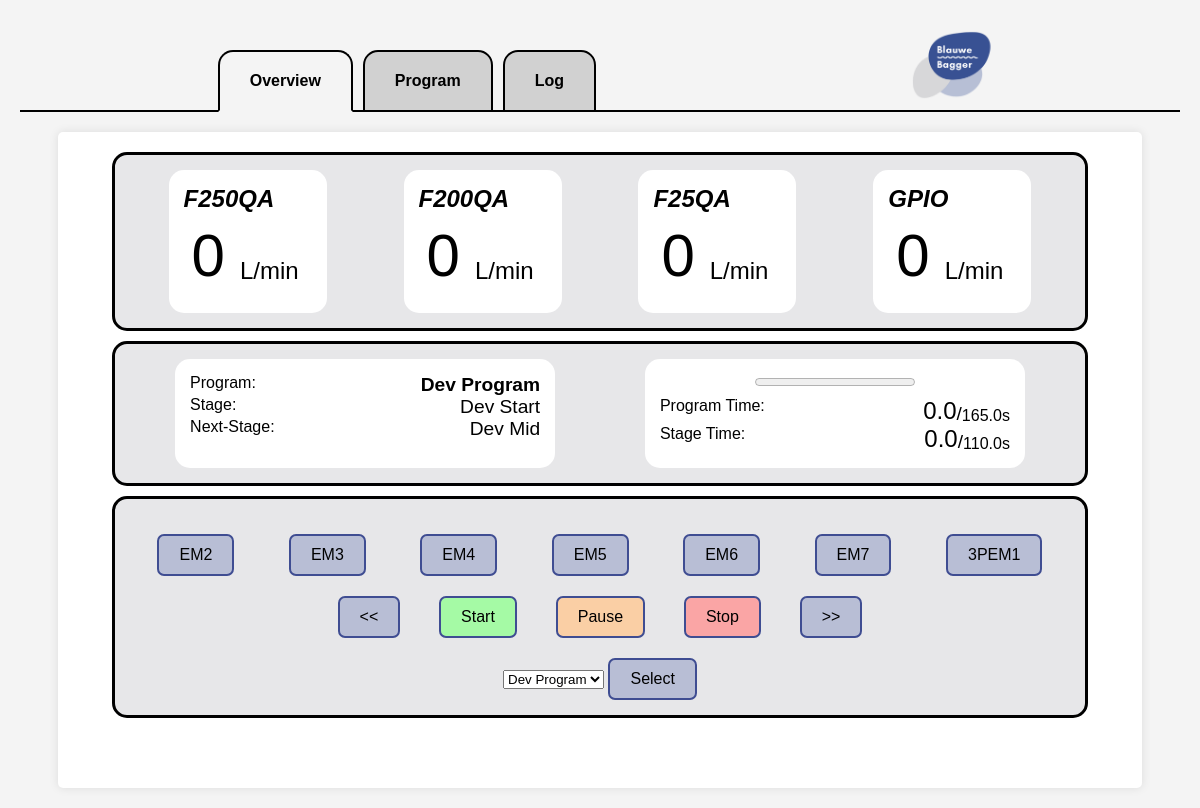
Before: / with the older database file.
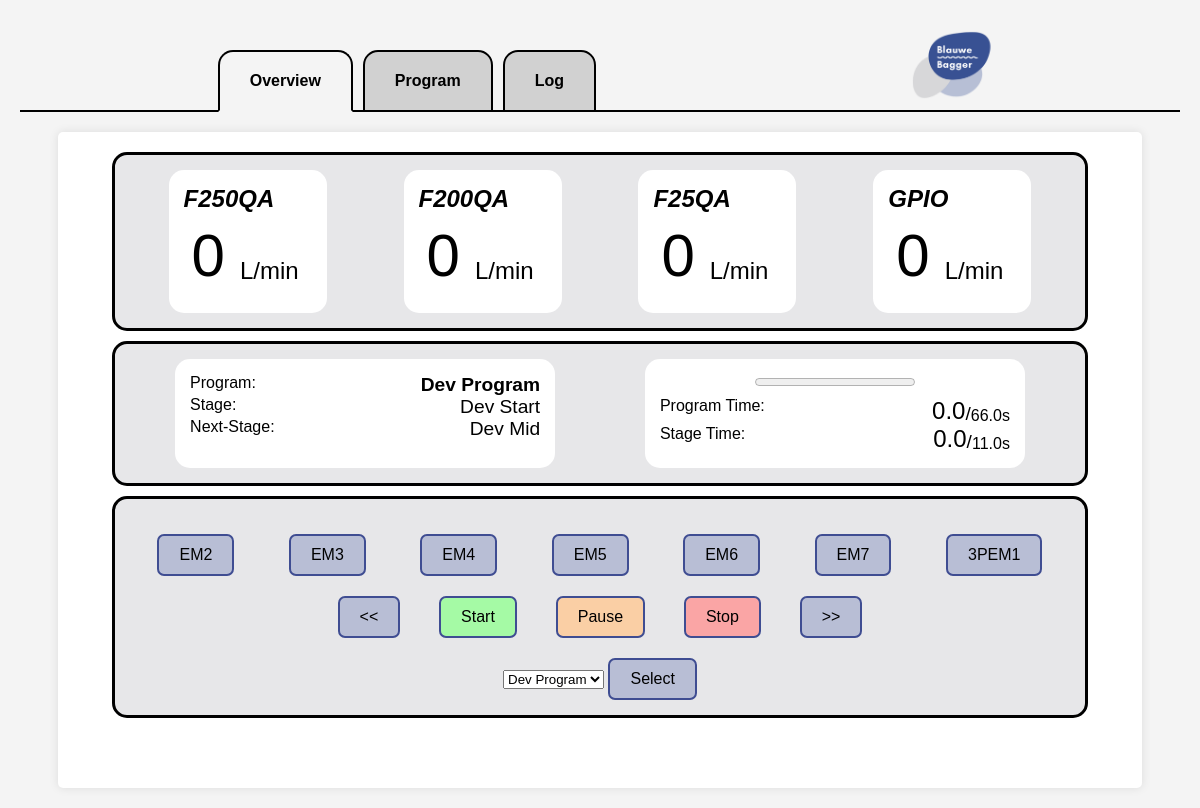
After: the same page with the newer database file.
### tables this page shows
CREATE TABLE STAGE (
    StageID INTEGER PRIMARY KEY AUTOINCREMENT,
    Name TEXT NOT NULL,
    SwitchIDS TEXT,
    Time REAL NOT NULL
);

### server/server.py (the view)
@app.route("/")
def overview():
    machineStatus = sF.getTable("MACHINESTATUS",0)
    programs = sF.getTable("PROGRAM",0)
    switches = sF.getTable("SWITCH",0)
    stages = sF.getTable("STAGE",0)
    meters = sF.getTable("METER",0)
    for i,meter in enumerate(meters):
        meters[i]["Value"] = round(float(meters[i]["Value"]))
    CMS = sF.getMachineStatus(machineStatus,programs,stages)
    return render_template('overview.html',CMS=CMS,programs=programs,meters=meters,switches=switches)

### server/serverFunctions/getTable.py (called while the page is built)
def getTable(table,add):
    db = sqlite3.connect('../data/machine.db',timeout=5)
    cs = db.execute('SELECT * FROM ' + table)
    ns = [description[0] for description in cs.description]
    result = []
    rows = 1;
    for ci in cs:
        result.append(dict(zip(ns,ci)))
        rows = rows + 1
    if add:
        if table != "MACHINESTATUS" and table != "FORCE":
            result.append(dict(zip(ns,[rows]+[None]*len(ns))))
    else:
        if not result:
            result.append(dict(zip(ns,[rows]+[None]*len(ns))))
    db.close()
    return result

### server/templates/overview.html (shortened to what the changed rows need)
{% extends "layout.html" %}
{% block main %}
    <div class="container">
        <div class="program-state-container">
            <div class="program-name-container">
                <div class="name-item-container">
                    <div class="pre-name"> Stage:</div>
                    <div class="name" id="stage-name">{{ CMS['stageName'] }}</div>
                </div>
            </div>
            <div class="program-time-container">
                <div class="time-item-container">
                    <div class="time-container">
                        <div class="time" id="program-run-time">{{ CMS['programRunTime'] }}</div>
                        <div class="program-slash">/</div>
                        <div class="total-time" id="total-program-time">{{ CMS['totalProgramTime'] }} </div>
                        <div class="total-time">s</div>
                    </div>
                </div>
                <div class="time-item-container">
                    <div class="time-container">
                        <div class="time" id="stage-run-time">{{ CMS['stageRunTime'] }}</div>
                        <div class="program-slash">/</div>
                        <div class="total-time" id="total-stage-time">{{ CMS['totalStageTime'] }} </div>
                        <div class="total-time">s</div>
                    </div>
                </div>
            </div>
        </div>
    </div>
{% endblock %}

Changed rows visible on the page:
changed STAGE "Dev Start": totalStageTime "110.0" → "11.0"
Other visible differences:
{{ CMS['totalProgramTime'] }}: "165.0" → "66.0"
